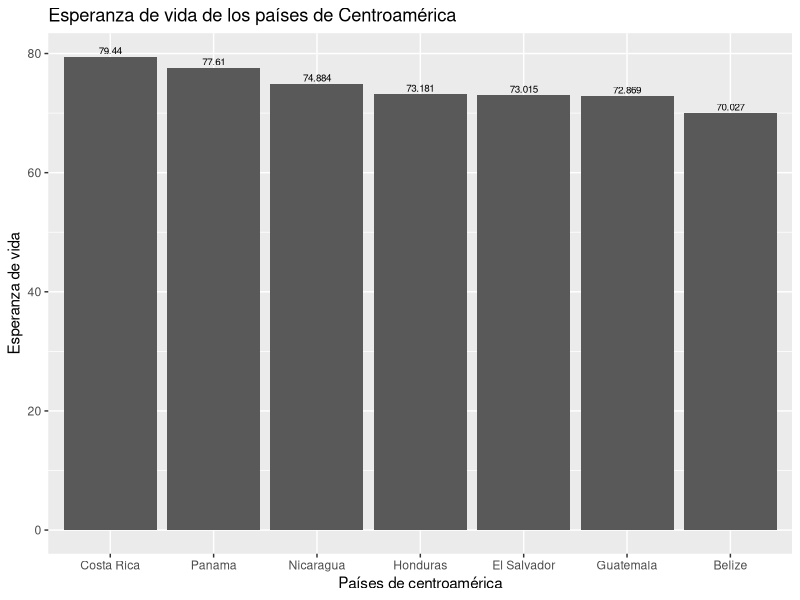
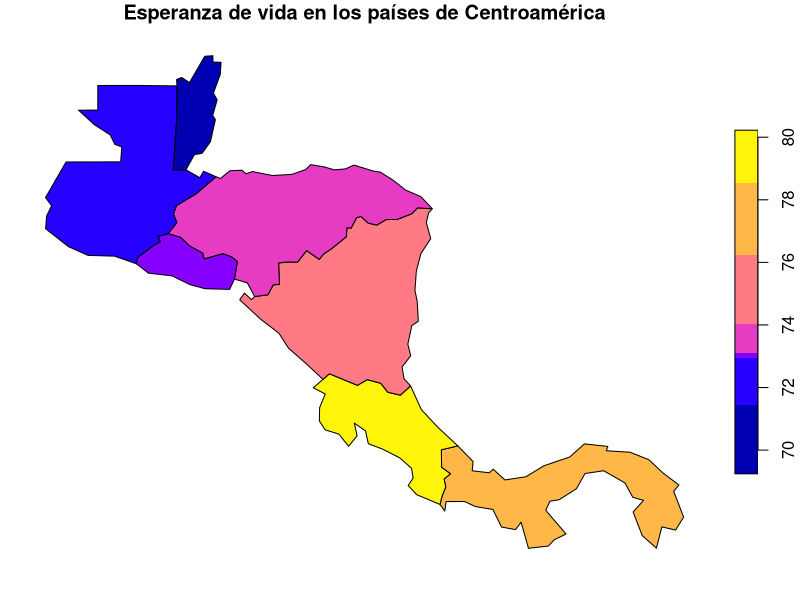
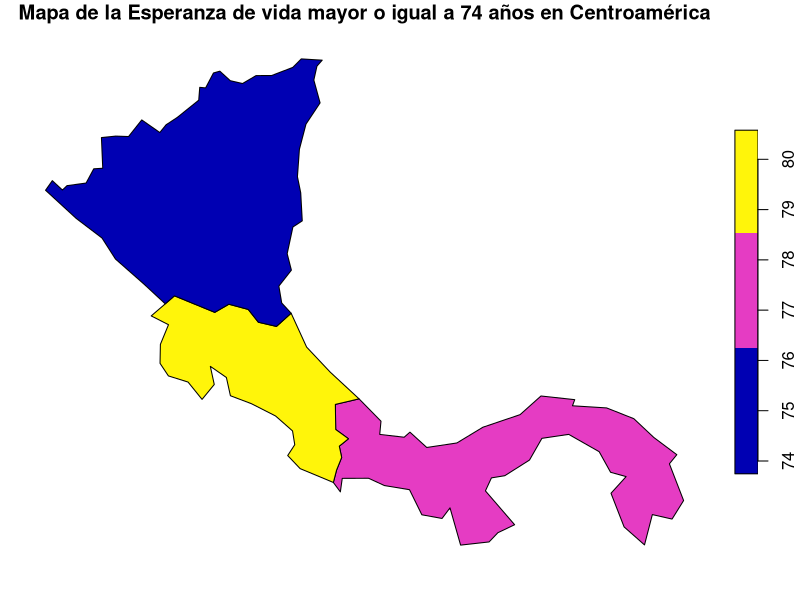

Write the R code that produced these figures, in order.
## ---- chunk 1
knitr::opts_chunk$set(echo = TRUE)
## ---- chunk 2
# Paquete para generación de documentos (ej. HTML)
library(knitr)

# Paquete para formateo de tablas
library(kableExtra)

# Paquete de graficación
library(ggplot2)

# Paquete de manejo de datos geoespaciales vectoriales
library(sf)

# Paquete con conjuntos de datos geoespaciales
library(spData)
## ---- chunk 3
names(world)
## ---- chunk 4
kable(
  world[1:10, 1:5, drop = TRUE], 
  caption="Datos demográficos de los países del mundo"
)
## ---- chunk 5
kable(
  world[1:10, c("name_long","continent","pop","lifeExp","gdpPercap"), drop = TRUE], 
  col.names=c("País","Continente","Población","Esperanza de vida","Renta per cápita"),  
  caption="Datos demográficos de los países del mundo"
)
## ---- chunk 6
# Se extraen las observaciones ordenadas por orden alfabético de país
world.orden <- order(world$name_long)

# Se genera un nuevo data frame ordenado
world.ordenadoxpais <- world[world.orden,]

# Se formatea la tabla con el nuevo data frame
kable(
  world.ordenadoxpais[, c("name_long","continent","pop","lifeExp","gdpPercap"), drop = TRUE], 
  col.names=c("País","Continente","Población","Esperanza de vida","Renta per cápita"),  
  caption="Datos demográficos de los países del mundo"
) %>%
kable_styling() %>%
scroll_box(
  width = "800px", 
  height = "500px", 
  fixed_thead = TRUE
)
## ---- chunk 7
# Se extraen las observaciones correspondientes a los países de Centroamérica
centro_america = world[world$name_long == "Belize" |
                       world$name_long == "Guatemala" |
                       world$name_long == "Honduras" |
                       world$name_long == "El Salvador" |
                       world$name_long == "Nicaragua" |
                       world$name_long == "Costa Rica" |
                       world$name_long == "Panama"
                       , ]

# Se formatea la tabla con el nuevo data frame
kable(
  centro_america[, c("name_long","continent","pop","lifeExp","gdpPercap"), drop = TRUE], 
  col.names=c("País","Continente","Población","Esperanza de vida","Renta per cápita"),  
  caption="Datos demográficos de los países de Centroamérica"
) %>%
kable_styling()
## ---- chunk 8
ggplot(centro_america, aes(x=reorder(name_long, -lifeExp), y=lifeExp)) +
  ggtitle("Esperanza de vida de los países de Centroamérica") +
  xlab("Países de centroamérica") + 
  ylab("Esperanza de vida") +  
  geom_col() +
  geom_text(aes(label=lifeExp), vjust=-0.3, size=2.5)
## ---- chunk 9
plot(centro_america["lifeExp"], main= "Esperanza de vida en los países de Centroamérica")
## ---- chunk 10
centro_america_expvida =world[(world$name_long == "Belize" |
                       world$name_long == "Guatemala" |
                       world$name_long == "Honduras" |
                       world$name_long == "El Salvador" |
                       world$name_long == "Nicaragua" |
                       world$name_long == "Costa Rica" |
                       world$name_long == "Panama")
                       & world$lifeExp >=74, ]
plot(centro_america_expvida ["lifeExp"], main= "Mapa de la Esperanza de vida mayor o igual a 74 años en Centroamérica")
